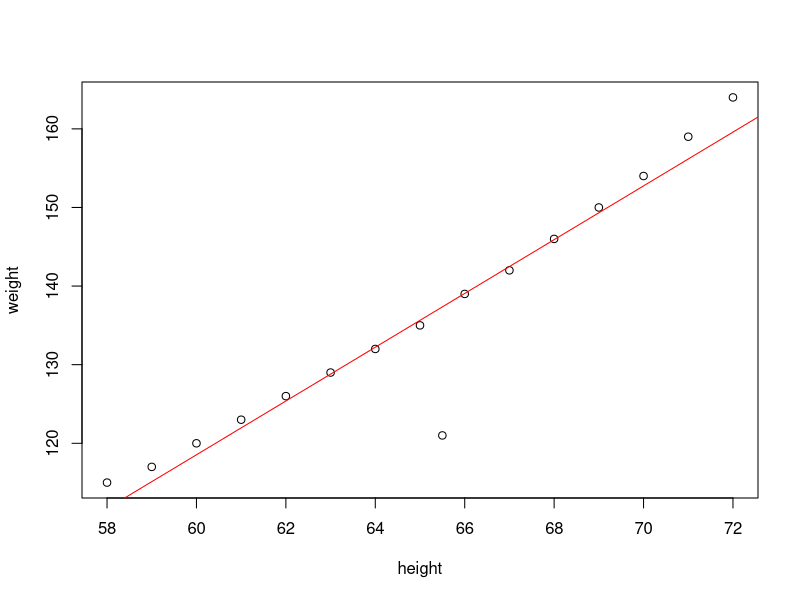
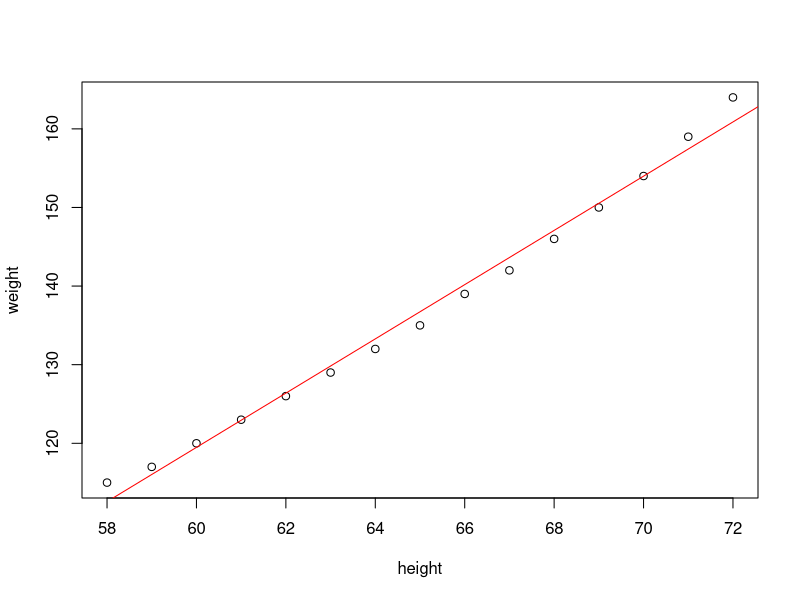

These figures' R source, in order:
#women모델링
#women 데이터를 복사하여 women1을 만들어 사용함
#이상값으로 height=65.5, weight=121 샘플을 추가함
height <- (65.5)
weight <- (121)
df1 <- data.frame(height, weight)

women1 <- rbind(df1, women) #rbind함수 사용
women1 #이상값 확인

#새로운 데이터를 훈련 집합으로 lm으로 모델링함
women_model1 <- lm(weight ~ height, data = women1)
coef(women_model1) #y = 3.420797x + (-86.708726)

#모델을 시각함
plot(women1)
abline(women_model1, col='red')

#통계량을 분석하고 원래 women데이터와 비교하고 해석함
women_model <- lm(weight ~ height, data = women)
coef(women_model) #y = 3.45000x + (-87.51667)

#women모델을 시각화
plot(women)
abline(women_model, col = 'red')

summary(women_model)
 
summary(women_model1) #비교 분석 
